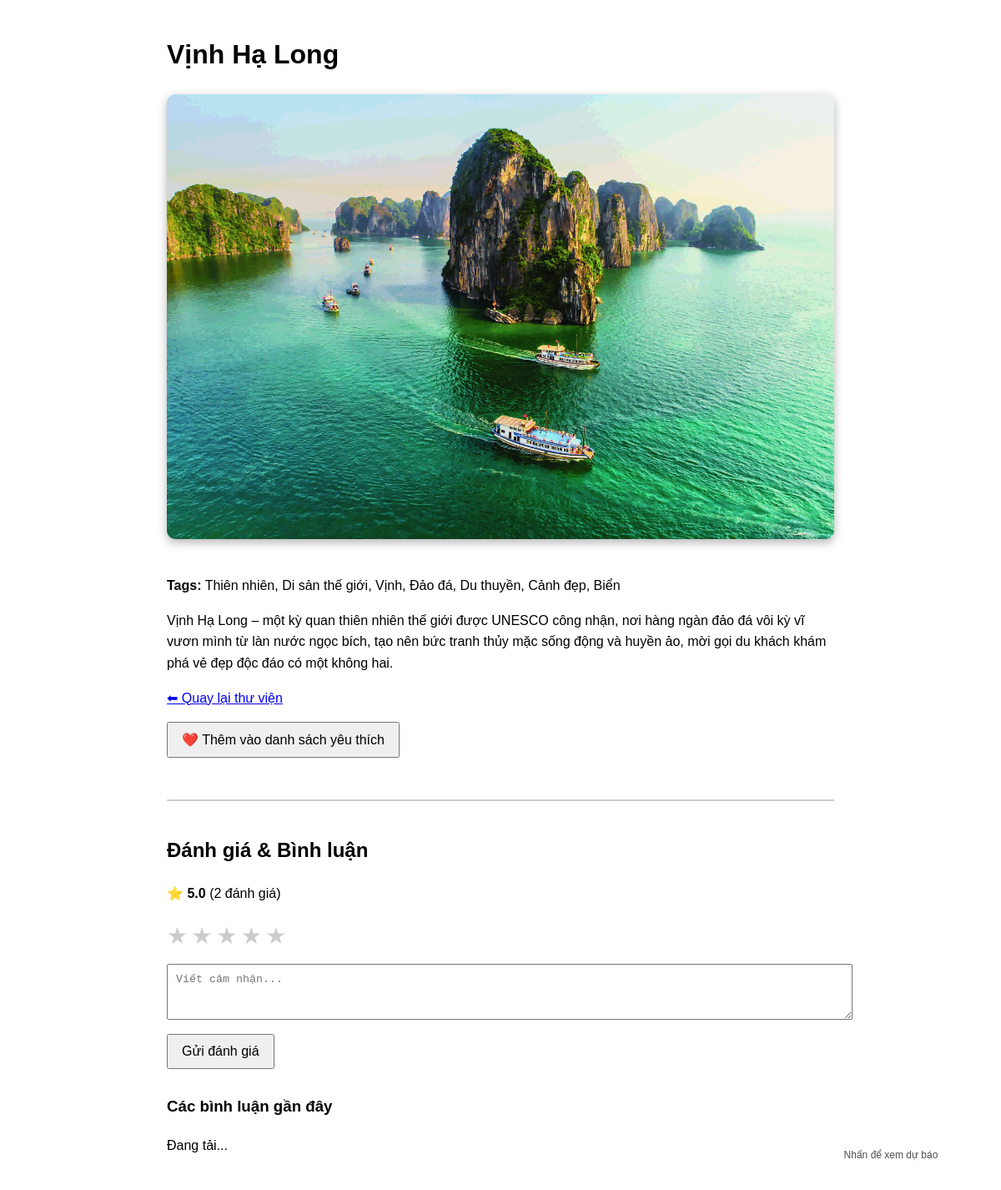
Page /image/1 on the committed database.
### models.py (models this page shows)
class Image(db.Model):
    __tablename__ = "images"
    id = db.Column(db.Integer, primary_key=True)
    name = db.Column(db.String, nullable=False)
    tags = db.Column(db.String)
    filename = db.Column(db.String)
    description = db.Column(db.Text)
    rating = db.Column(db.Float)
    rating_count = db.Column(db.Integer, default=1) # So luong nguoi danh gia
    address = db.Column(db.String)   # <── thêm dòng này

### app.py (the view)
@app.route("/image/<int:image_id>")
def image_detail(image_id):
    image = db.session.query(Image).filter_by(id=image_id).first()
    if not image:
        return "Ảnh không tồn tại!", 404
    return render_template("detail.html", image=image)

### templates/detail.html (shortened to what this page needs)
<!DOCTYPE html>
<html lang="vi">
<head>
</head>
<body>
  <h1>{{ image.name }}</h1>
  <img src="/static/images/{{ image.filename }}" alt="{{ image.name }}">
  <p><b>Tags:</b> {{ image.tags }}</p>
  <div class="desc">{{ image.description }}</div>
  <p><a href="/">⬅ Quay lại thư viện</a></p>
<button id="addFavoriteBtn"
        style="padding:10px 16px; font-size:16px; cursor:pointer; margin-bottom:20px;">
  ❤️ Thêm vào danh sách yêu thích
</button>
    <div class="feedback-box">
    <h2>Đánh giá & Bình luận</h2>
        <p id="ratingStats">
      ⭐ <b>{{ "%.1f"|format(image.rating or 0) }}</b>
      ({{ image.rating_count or 0 }} đánh giá)
    </p>
        <div class="rating-select" id="ratingSelect">
      <span data-value="1">★</span>
      <span data-value="2">★</span>
      <span data-value="3">★</span>
      <span data-value="4">★</span>
      <span data-value="5">★</span>
    </div>
        <textarea id="comment" placeholder="Viết cảm nhận..."
              rows="3" style="width:100%; margin-top:10px; padding:10px"></textarea>
    <button id="sendBtn"
            style="margin-top:10px; padding:10px 16px; font-size:16px; cursor:pointer;">
      Gửi đánh giá
    </button>
    <h3 style="margin-top:30px">Các bình luận gần đây</h3>
    <div id="feedbackList">Đang tải...</div>
  </div>
  <div id="weatherWidget"
     style="position: fixed; bottom: 20px; right: 20px; width: 200px;
            background: rgba(255,255,255,0.2); backdrop-filter: blur(10px);
            border-radius: 16px; padding: 12px; text-align: center; cursor: pointer; z-index:999;">
    <div style="font-size:12px; opacity:0.7;">Nhấn để xem dự báo</div>
  </div>
</body>
</html>

### templates/detail.html (style rules this page uses)
body { font-family: sans-serif; max-width: 800px; margin: 40px auto; line-height: 1.6; }
img { width: 100%; height: auto; border-radius: 10px; box-shadow: 0 4px 12px rgba(0,0,0,0.3); margin-bottom: 20px; }
.desc { text-align: left; white-space: pre-line; }
.feedback-box { margin-top: 30px; border-top: 2px solid #ccc; padding-top: 20px; }
.rating-select span { font-size: 28px; cursor: pointer; color: #ccc; }

### rows in the picture
Image: name "Vịnh Hạ Long", filename (picture), tags "Thiên nhiên, Di sản thế giới, Vịnh, Đảo đá, Du thuyền, Cảnh đẹp, Biển", description "Vịnh Hạ Long – một kỳ quan thiên nhiên thế giới được UNESCO công nhận, nơi hàng ngàn đảo đá vôi kỳ vĩ vươn mình từ làn nước ngọc bích, tạo nên bức tranh thủy mặc sống động và huyền ảo, mời gọi du khách khám phá vẻ đẹp độc đáo có một không hai.", rating "5.0", rating_count "2"
